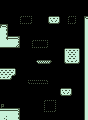

A level layout from a 2D game, rendered from its tile map. Below: a short description, then the map file with its tile-grid data intact:
An orthogonal 22x30 tile map with 4x4 px tiles, 4 tile layers (background, platforms, switchBoard, spawnSprites), 3 tilesets.

<map version="1.2" tiledversion="1.3.5" orientation="orthogonal" renderorder="right-down" width="22" height="30" tilewidth="4" tileheight="4" infinite="0" nextlayerid="12" nextobjectid="1">
 <tileset firstgid="1" source="Tilesets/Tileset1.tsx" />
 <tileset firstgid="101" source="Tilesets/switchBlocks.tsx" />
 <tileset firstgid="173" source="Tilesets/spawnSprites.tsx" />
 <layer id="11" name="background" width="22" height="30">
  <data encoding="csv">
0,0,0,0,0,0,0,0,0,0,0,0,0,0,0,0,0,0,0,0,0,0,
0,0,0,0,0,0,0,0,0,0,0,0,0,0,0,0,0,0,0,0,0,0,
0,0,0,0,0,0,0,0,0,0,0,0,0,0,0,0,0,0,0,0,0,0,
0,0,0,0,0,0,0,0,0,0,0,0,0,0,0,0,0,0,0,0,0,0,
0,0,0,0,0,0,0,0,0,0,0,0,0,0,0,0,0,0,0,0,0,0,
0,0,0,0,0,0,0,0,0,0,0,0,0,0,0,0,0,0,0,0,0,0,
0,0,0,0,0,0,0,0,0,0,0,0,0,0,0,0,0,0,0,0,0,0,
12,0,0,0,0,0,0,0,0,0,0,0,0,0,0,0,0,0,0,0,0,0,
12,0,0,0,0,0,0,0,0,0,0,0,0,0,0,0,0,0,0,0,0,0,
12,13,0,0,0,0,0,0,0,0,0,0,0,0,0,0,0,0,0,0,0,0,
12,12,12,12,0,0,0,0,0,0,0,0,0,0,0,0,0,0,0,0,0,0,
0,0,0,0,0,0,0,0,0,0,0,0,0,0,0,0,0,0,0,0,0,0,
0,0,0,0,0,0,0,0,0,0,0,0,0,0,0,0,0,0,0,0,0,0,
0,0,0,0,0,0,0,0,0,0,0,0,0,0,0,0,0,0,0,0,0,0,
0,0,0,0,0,0,0,0,0,0,0,0,0,0,0,0,0,0,0,0,0,0,
0,0,0,0,0,0,0,0,0,0,0,0,0,0,0,0,0,0,0,0,0,0,
0,0,0,0,0,0,0,0,0,0,0,0,0,0,0,0,0,0,0,0,0,0,
0,0,0,0,0,0,0,0,0,0,0,0,0,0,0,0,0,0,0,0,0,0,
0,0,0,0,0,0,0,0,0,0,0,0,0,0,0,0,0,0,0,0,0,0,
0,0,0,0,0,0,0,0,0,0,0,0,0,0,0,0,0,0,0,0,0,0,
0,0,0,0,0,0,0,0,0,0,0,0,0,0,0,0,0,0,0,0,0,0,
0,0,0,0,0,0,0,0,0,0,0,0,0,0,0,0,0,0,0,0,0,0,
0,0,0,0,0,0,0,0,0,0,0,0,0,0,0,0,0,0,0,0,0,0,
0,0,0,0,0,0,0,0,0,0,0,0,0,0,0,0,0,0,0,0,0,0,
0,0,0,0,0,0,0,0,0,0,0,0,0,0,0,0,0,0,0,0,0,0,
0,0,0,0,0,0,0,0,0,0,0,0,0,0,0,0,0,0,0,0,0,0,
0,0,0,0,0,0,0,0,0,0,0,0,0,0,0,0,0,0,0,0,0,0,
0,0,0,0,0,0,0,0,0,0,0,0,0,0,0,0,0,0,0,0,0,0,
12,12,12,12,94,0,0,0,0,0,0,0,0,0,0,0,0,0,0,0,0,0,
12,95,12,12,12,0,0,0,0,0,0,0,0,0,0,0,0,0,0,0,0,0
</data>
 </layer>
 <layer id="2" name="platforms" width="22" height="30">
  <properties>
   <property name="Collidable" type="bool" value="true" />
  </properties>
  <data encoding="csv">
0,0,0,0,0,0,0,0,0,0,0,0,0,0,0,0,0,0,0,0,0,0,
0,0,0,0,0,0,0,0,0,0,0,0,0,0,0,0,0,0,0,0,0,0,
0,0,0,0,0,0,0,0,0,0,0,0,0,0,0,0,0,0,0,0,0,0,
0,0,0,0,0,0,0,0,0,0,0,0,0,0,0,0,0,0,0,0,0,0,
0,0,0,0,0,0,0,0,0,0,0,0,0,0,0,0,0,0,0,0,0,1,
0,0,0,0,0,0,0,0,0,0,0,0,0,0,0,0,0,0,0,0,0,11,
1,3,0,0,0,0,0,0,0,0,0,0,0,0,0,0,0,0,0,0,0,11,
0,13,0,0,0,0,0,0,0,0,0,0,0,0,0,0,0,0,0,0,0,11,
0,13,0,0,0,0,0,0,0,0,0,0,0,0,0,0,0,0,0,0,0,11,
0,0,2,2,3,0,0,0,0,0,0,0,0,0,0,0,0,0,0,0,0,11,
0,0,0,0,13,0,0,0,0,0,0,0,0,0,0,0,0,0,0,0,0,11,
22,22,22,22,23,0,0,0,0,0,0,0,0,0,0,0,0,0,0,0,0,11,
0,0,0,0,0,0,0,0,0,0,0,0,0,0,0,0,0,0,0,0,0,11,
0,0,0,0,0,0,0,0,0,0,0,0,0,0,0,0,0,0,0,0,0,11,
0,0,0,0,0,0,0,0,0,0,0,0,0,0,0,0,0,0,0,0,0,11,
0,0,0,0,0,0,0,0,0,46,47,47,48,0,0,0,0,0,0,0,0,11,
0,0,0,0,0,0,0,0,0,0,0,0,0,0,0,0,0,0,0,0,0,11,
0,0,0,0,0,0,0,0,0,0,0,0,0,0,0,0,0,0,0,0,0,11,
0,0,0,0,0,0,0,0,0,0,0,0,0,0,0,0,0,0,0,0,0,11,
0,0,0,0,0,0,0,0,0,0,0,0,0,0,0,0,0,0,0,0,0,11,
0,0,0,0,0,0,0,0,0,0,0,0,0,0,0,0,0,0,0,0,0,11,
0,0,0,0,0,0,0,0,0,0,0,0,0,0,0,0,0,0,0,0,0,11,
0,0,0,0,0,0,0,0,0,0,0,0,0,0,0,0,0,0,0,0,0,11,
0,0,0,0,0,0,0,0,0,0,0,0,0,0,0,0,0,0,0,0,0,11,
0,0,0,0,0,0,0,0,0,0,0,0,0,0,0,0,0,0,0,0,0,11,
0,0,0,0,0,0,0,0,0,0,0,0,0,0,0,0,0,0,0,0,0,11,
0,0,0,0,0,0,0,0,0,0,0,0,0,0,0,0,0,0,0,0,0,11,
2,2,2,2,3,0,0,0,0,0,0,0,0,0,0,0,0,0,0,0,0,11,
0,0,0,0,13,0,0,0,0,0,0,0,0,0,0,0,0,0,0,0,0,11,
0,0,0,0,13,0,0,0,0,0,0,0,0,0,0,0,0,0,0,0,0,11
</data>
 </layer>
 <layer id="8" name="switchBoard" width="22" height="30">
  <properties>
   <property name="switchBlock" type="bool" value="true" />
   <property name="switchDelay" type="float" value="1.2" />
  </properties>
  <data encoding="csv">
0,0,0,0,0,0,0,0,0,0,0,0,0,0,0,0,0,0,0,0,0,0,
0,0,0,0,0,0,0,0,0,0,0,0,0,0,0,0,0,0,0,0,0,0,
0,0,0,0,0,0,0,0,0,0,0,0,0,0,0,0,0,0,0,0,0,0,
0,0,0,0,0,0,0,0,0,0,0,0,0,0,0,0,0,0,0,0,0,0,
0,0,0,0,0,101,102,103,0,0,0,0,137,138,139,0,0,101,103,0,0,0,
0,0,0,0,0,125,126,127,0,0,0,0,161,162,163,0,0,125,127,0,0,0,
0,0,0,0,0,0,0,0,0,0,0,0,0,0,0,0,0,0,0,0,0,0,
0,0,0,0,0,0,0,0,0,0,0,0,0,0,0,0,0,0,0,0,0,0,
0,0,0,0,0,0,0,0,0,0,0,0,0,0,0,0,0,0,0,0,0,0,
0,0,0,0,0,0,0,0,0,0,0,0,0,0,0,0,0,0,0,0,0,0,
0,0,0,0,0,0,0,0,101,102,102,103,0,0,0,0,0,0,0,0,0,0,
0,0,0,0,0,0,0,0,125,126,126,127,0,0,0,0,0,0,0,0,0,0,
0,0,0,0,0,0,0,0,0,0,0,0,0,0,0,0,137,138,138,139,0,0,
0,0,0,0,0,0,0,0,0,0,0,0,0,0,0,0,149,150,150,151,0,0,
0,0,0,0,0,0,0,0,0,0,0,0,0,0,0,0,149,150,150,151,0,0,
0,0,0,0,0,0,0,0,0,0,0,0,0,0,0,0,161,162,162,163,0,0,
0,0,0,0,0,0,0,0,0,0,0,0,0,0,0,0,0,0,0,0,0,0,
138,138,138,139,0,0,0,0,0,0,0,0,0,0,0,0,0,0,0,0,0,0,
150,150,150,163,0,0,0,0,0,0,0,0,0,0,0,0,0,0,0,0,0,0,
162,162,163,0,0,0,0,0,0,0,0,0,0,0,0,0,0,0,0,0,0,0,
0,0,0,0,0,0,0,131,119,119,119,132,0,0,0,0,0,0,0,0,0,0,
0,0,0,0,0,0,0,0,0,0,0,0,0,0,0,0,0,0,0,0,0,0,
0,0,0,0,0,0,0,0,0,0,0,0,0,0,0,137,138,139,0,0,0,0,
0,0,0,0,0,0,0,0,0,0,0,0,0,0,0,161,162,163,0,0,0,0,
0,0,0,0,0,0,0,0,0,0,0,0,0,0,0,0,0,0,0,0,0,0,
0,0,0,0,0,0,0,0,0,0,0,101,102,103,0,0,0,0,0,0,0,0,
0,0,0,0,0,0,0,0,0,0,0,113,114,115,0,0,0,0,0,0,0,0,
0,0,0,0,0,0,0,0,0,0,0,125,126,127,0,0,0,0,0,0,0,0,
0,0,0,0,0,0,0,0,0,0,0,0,0,0,0,0,0,0,0,0,0,0,
0,0,0,0,0,0,0,0,0,0,0,0,0,0,0,0,0,0,0,0,0,0
</data>
 </layer>
 <layer id="10" name="spawnSprites" width="22" height="30">
  <properties>
   <property name="spawn" type="bool" value="true" />
  </properties>
  <data encoding="csv">
0,0,0,0,0,0,0,0,0,0,0,0,0,0,0,0,0,0,0,0,0,0,
0,0,0,0,0,0,0,0,0,0,0,0,0,0,0,0,0,0,0,0,0,0,
0,0,0,0,0,0,0,0,0,0,0,0,0,0,0,0,0,0,0,0,0,0,
0,0,0,0,0,0,0,0,0,0,0,0,0,0,0,0,0,0,0,0,0,0,
0,0,0,0,0,0,0,0,0,0,0,0,0,0,0,0,0,0,0,0,0,0,
0,0,0,0,0,0,0,0,0,0,0,0,0,0,0,0,0,0,0,0,0,0,
0,0,0,0,0,0,0,0,0,0,0,0,0,0,0,0,0,0,0,0,0,0,
0,0,0,0,0,0,0,0,0,0,0,0,0,0,0,0,0,0,0,0,0,0,
0,0,0,0,0,0,0,0,0,0,0,0,0,0,0,0,0,0,0,0,0,0,
0,0,0,0,0,0,0,0,0,0,0,0,0,0,0,0,0,0,0,0,0,0,
0,0,0,0,0,0,0,0,0,0,0,0,0,0,0,0,0,0,0,0,0,0,
0,0,0,0,0,0,0,0,0,0,0,0,0,0,0,0,0,0,0,0,0,0,
0,0,0,0,0,0,0,0,0,0,0,0,0,0,0,0,0,0,0,0,0,0,
0,0,0,0,0,0,0,0,0,0,0,0,0,0,0,0,0,0,0,0,0,0,
0,0,0,0,0,0,0,0,0,0,0,0,0,0,0,0,0,0,0,0,0,0,
0,0,0,0,0,0,0,0,0,0,0,0,0,0,0,0,0,0,0,0,0,0,
0,0,0,0,0,0,0,0,0,0,0,0,0,0,0,0,0,0,0,0,0,0,
0,0,0,0,0,0,0,0,0,0,0,0,0,0,0,0,0,0,0,0,0,0,
0,0,0,0,0,0,0,0,0,0,0,0,0,0,0,0,0,0,0,0,0,0,
0,0,0,0,0,0,0,0,0,0,0,0,0,0,0,0,0,0,0,0,0,0,
0,0,0,0,0,0,0,0,0,0,0,0,0,0,0,0,0,0,0,0,0,0,
0,0,0,0,0,0,0,0,0,0,0,0,0,0,0,0,0,0,0,0,0,0,
0,0,0,0,0,0,0,0,0,0,0,0,0,0,0,0,0,0,0,0,0,0,
0,0,0,0,0,0,0,0,0,0,0,0,0,0,0,0,0,0,0,0,0,0,
0,0,0,0,0,0,0,0,0,0,0,0,0,0,0,0,0,0,0,0,0,0,
0,0,0,0,0,0,0,0,0,0,0,0,0,0,0,0,0,0,0,0,0,0,
173,0,0,0,0,0,0,0,0,0,0,0,0,0,0,0,0,0,0,0,0,0,
0,0,0,0,0,0,0,0,0,0,0,0,0,0,0,0,0,0,0,0,0,0,
0,0,0,0,0,0,0,0,0,0,0,0,0,0,0,0,0,0,0,0,0,0,
0,0,0,0,0,0,0,0,0,0,0,0,0,0,0,0,0,0,0,0,0,0
</data>
 </layer>
</map>
